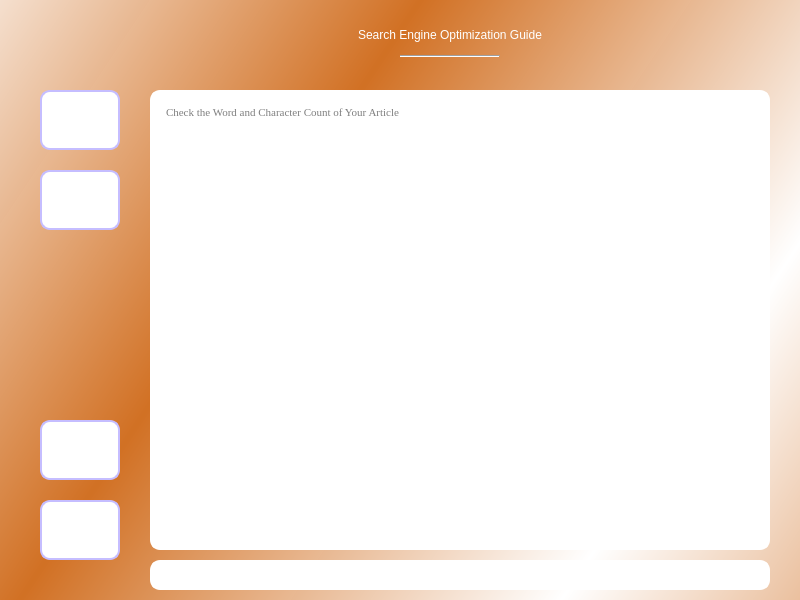
<?xml version="1.0" encoding="UTF-8"?>
<ui version="4.0">
 <class>Dialog</class>
 <widget class="QDialog" name="Dialog">
  <property name="geometry">
   <rect>
    <x>0</x>
    <y>0</y>
    <width>800</width>
    <height>600</height>
   </rect>
  </property>
  <property name="sizePolicy">
   <sizepolicy hsizetype="Preferred" vsizetype="Preferred">
    <horstretch>138</horstretch>
    <verstretch>80</verstretch>
   </sizepolicy>
  </property>
  <property name="minimumSize">
   <size>
    <width>400</width>
    <height>300</height>
   </size>
  </property>
  <property name="maximumSize">
   <size>
    <width>1380</width>
    <height>800</height>
   </size>
  </property>
  <property name="baseSize">
   <size>
    <width>400</width>
    <height>300</height>
   </size>
  </property>
  <property name="windowTitle">
   <string>Dialog</string>
  </property>
  <property name="windowIcon">
   <iconset resource="resources/resources.qrc">
    <normaloff>:/images/seoicon.ico</normaloff>:/images/seoicon.ico</iconset>
  </property>
  <widget class="QWidget" name="widget" native="true">
   <property name="geometry">
    <rect>
     <x>0</x>
     <y>0</y>
     <width>800</width>
     <height>600</height>
    </rect>
   </property>
   <property name="sizePolicy">
    <sizepolicy hsizetype="Preferred" vsizetype="Preferred">
     <horstretch>138</horstretch>
     <verstretch>80</verstretch>
    </sizepolicy>
   </property>
   <property name="minimumSize">
    <size>
     <width>400</width>
     <height>300</height>
    </size>
   </property>
   <property name="maximumSize">
    <size>
     <width>1380</width>
     <height>800</height>
    </size>
   </property>
   <property name="baseSize">
    <size>
     <width>400</width>
     <height>300</height>
    </size>
   </property>
   <property name="styleSheet">
    <string notr="true">QWidget#widget{
	background-color: qlineargradient(spread:reflect, x1:0.36, y1:0.33, x2:0.9, y2:0.6, stop:0 rgba(209, 112, 35, 254), stop:1 rgba(255, 255, 255, 255))
}</string>
   </property>
   <widget class="QPushButton" name="clearButton">
    <property name="geometry">
     <rect>
      <x>40</x>
      <y>420</y>
      <width>80</width>
      <height>60</height>
     </rect>
    </property>
    <property name="styleSheet">
     <string notr="true">QPushButton{
	border-radius: 10px;
	font: 85 10pt &quot;Times New Roman&quot;;
	color: #ffffff;
	border: 2px solid rgb(197, 189, 255);
	background: rgb(255, 255, 255);
}
QPushButton:hover{
	font: 85 10pt &quot;Times New Roman&quot;;
	color:#cfc0ff;
	border: 2px solid #aaaaff;
	background: rgb(255, 255, 255);
}</string>
    </property>
    <property name="text">
     <string/>
    </property>
    <property name="icon">
     <iconset>
      <normaloff>clear.png</normaloff>clear.png</iconset>
    </property>
    <property name="iconSize">
     <size>
      <width>60</width>
      <height>40</height>
     </size>
    </property>
   </widget>
   <widget class="QPushButton" name="menuscreen">
    <property name="geometry">
     <rect>
      <x>40</x>
      <y>500</y>
      <width>80</width>
      <height>60</height>
     </rect>
    </property>
    <property name="styleSheet">
     <string notr="true">QPushButton{
	border-radius: 10px;
	font: 85 10pt &quot;Times New Roman&quot;;
	color: #ffffff;
	border: 2px solid rgb(197, 189, 255);
	background: rgb(255, 255, 255);
}
QPushButton:hover{
	font: 85 10pt &quot;Times New Roman&quot;;
	color:#cfc0ff;
	border: 2px solid #aaaaff;
	background: rgb(255, 255, 255);
}</string>
    </property>
    <property name="text">
     <string/>
    </property>
    <property name="icon">
     <iconset>
      <normaloff>backimages.jpeg</normaloff>backimages.jpeg</iconset>
    </property>
    <property name="iconSize">
     <size>
      <width>60</width>
      <height>40</height>
     </size>
    </property>
   </widget>
   <widget class="QPushButton" name="counttext">
    <property name="geometry">
     <rect>
      <x>40</x>
      <y>90</y>
      <width>80</width>
      <height>60</height>
     </rect>
    </property>
    <property name="styleSheet">
     <string notr="true">QPushButton{
	border-radius: 10px;
	font: 85 10pt &quot;Times New Roman&quot;;
	color: #ffffff;
	border: 2px solid rgb(197, 189, 255);
	background: rgb(255, 255, 255);
}
QPushButton:hover{
	font: 85 10pt &quot;Times New Roman&quot;;
	color:#cfc0ff;
	border: 2px solid #aaaaff;
	background: rgb(255, 255, 255);
}</string>
    </property>
    <property name="text">
     <string/>
    </property>
    <property name="icon">
     <iconset>
      <normaloff>texticon.jpg</normaloff>texticon.jpg</iconset>
    </property>
    <property name="iconSize">
     <size>
      <width>60</width>
      <height>40</height>
     </size>
    </property>
   </widget>
   <widget class="QPushButton" name="speaker">
    <property name="geometry">
     <rect>
      <x>40</x>
      <y>170</y>
      <width>80</width>
      <height>60</height>
     </rect>
    </property>
    <property name="styleSheet">
     <string notr="true">QPushButton{
	border-radius: 10px;
	font: 85 10pt &quot;Times New Roman&quot;;
	color: #ffffff;
	border: 2px solid rgb(197, 189, 255);
	background: rgb(255, 255, 255);
}
QPushButton:hover{
	font: 85 10pt &quot;Times New Roman&quot;;
	color:#cfc0ff;
	border: 2px solid #aaaaff;
	background: rgb(255, 255, 255);
}</string>
    </property>
    <property name="text">
     <string/>
    </property>
    <property name="icon">
     <iconset>
      <normaloff>speakericon.png</normaloff>speakericon.png</iconset>
    </property>
    <property name="iconSize">
     <size>
      <width>60</width>
      <height>40</height>
     </size>
    </property>
   </widget>
   <widget class="QLabel" name="label_2">
    <property name="geometry">
     <rect>
      <x>300</x>
      <y>20</y>
      <width>300</width>
      <height>30</height>
     </rect>
    </property>
    <property name="styleSheet">
     <string notr="true">QLabel{
	color: #ffffff;
	font: 8pt &quot;Georgia&quot;;
}</string>
    </property>
    <property name="text">
     <string>Search Engine Optimization Guide</string>
    </property>
    <property name="alignment">
     <set>Qt::AlignCenter</set>
    </property>
   </widget>
   <widget class="Line" name="line_2">
    <property name="geometry">
     <rect>
      <x>400</x>
      <y>55</y>
      <width>100</width>
      <height>3</height>
     </rect>
    </property>
    <property name="orientation">
     <enum>Qt::Horizontal</enum>
    </property>
   </widget>
   <widget class="QTextEdit" name="textEdit_1">
    <property name="geometry">
     <rect>
      <x>150</x>
      <y>90</y>
      <width>620</width>
      <height>460</height>
     </rect>
    </property>
    <property name="font">
     <font>
      <family>Georgia</family>
      <pointsize>8</pointsize>
     </font>
    </property>
    <property name="styleSheet">
     <string notr="true">QTextEdit{
	border: 2px solid #ffffff;
	border-radius: 10px;
	padding: 10px;
	background: #ffffff;
}</string>
    </property>
    <property name="placeholderText">
     <string>Check the Word and Character Count of Your Article</string>
    </property>
   </widget>
   <widget class="QFrame" name="frame">
    <property name="geometry">
     <rect>
      <x>150</x>
      <y>560</y>
      <width>620</width>
      <height>30</height>
     </rect>
    </property>
    <property name="styleSheet">
     <string notr="true">QFrame{
	border: 2px solid #ffffff;
	border-radius: 10px;
	padding: 10px;
	background: #ffffff;
}</string>
    </property>
    <property name="frameShape">
     <enum>QFrame::StyledPanel</enum>
    </property>
    <property name="frameShadow">
     <enum>QFrame::Raised</enum>
    </property>
   </widget>
  </widget>
  <widget class="QLabel" name="titleLabel">
   <property name="geometry">
    <rect>
     <x>160</x>
     <y>560</y>
     <width>350</width>
     <height>30</height>
    </rect>
   </property>
   <property name="styleSheet">
    <string notr="true">QLabel{
	color: #55aa00;
	font: 75 8pt &quot;MS Shell Dlg 2&quot;;
}</string>
   </property>
   <property name="text">
    <string/>
   </property>
   <property name="alignment">
    <set>Qt::AlignCenter</set>
   </property>
  </widget>
  <widget class="QLabel" name="titleLabel_2">
   <property name="geometry">
    <rect>
     <x>410</x>
     <y>560</y>
     <width>350</width>
     <height>30</height>
    </rect>
   </property>
   <property name="styleSheet">
    <string notr="true">QLabel{
	color: #55aa00;
	font: 75 8pt &quot;MS Shell Dlg 2&quot;;
}</string>
   </property>
   <property name="text">
    <string/>
   </property>
   <property name="alignment">
    <set>Qt::AlignCenter</set>
   </property>
  </widget>
 </widget>
 <resources>
  <include location="resources/resources.qrc"/>
 </resources>
 <connections/>
</ui>
